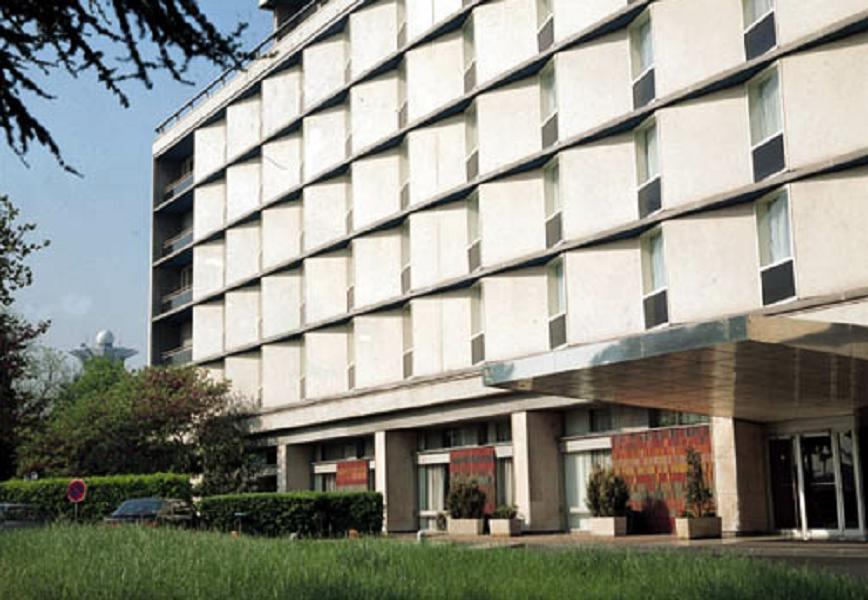
#> input picture test_images/building.jpg, 868 x 600 px, found by its file name
$ python hough_lines.py
#> lines starting #> are read from the running program, lines starting #| are printed output that depends on the picture; after the words box and inside, x2 and y2 are one past the last pixel; in counts of white or black regions, pixels touching at a corner belong together
import cv2
import numpy as np

cv2.samples.addSamplesDataSearchPath("test_images")

img = cv2.imread(cv2.samples.findFile("building.jpg"))
#> img is the input picture: shape (600, 868, 3); mean B, G, R 133.7, 143.6, 142.9

cv2.imshow("Original", img)

img_gray = cv2.cvtColor(img, cv2.COLOR_BGR2GRAY)
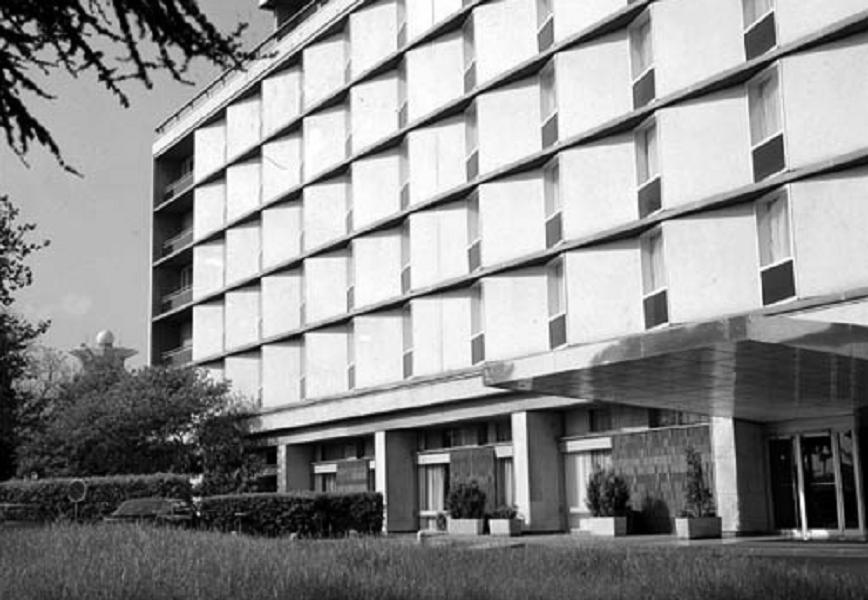
#> img_gray: shape (600, 868); min 0, max 255, mean 142.3

cv2.imshow("Gray", img_gray)

img_edge = cv2.Canny(img_gray, 50, 200)
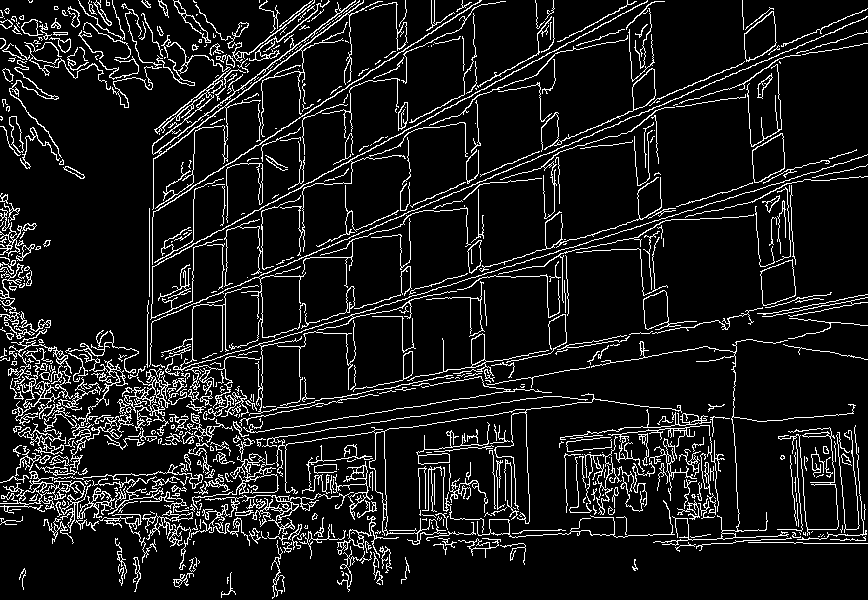
#> img_edge: shape (600, 868); 10.1% white in thin lines or dots

cv2.imshow("Edges", img_edge)

cv2.namedWindow("Hough Lines")
def do_nothing(value):
    pass
cv2.createTrackbar("Threshold", "Hough Lines", 50, 200, do_nothing)

while True:
    img_out = img.copy()
    thresh = cv2.getTrackbarPos("Threshold", "Hough Lines")
    lines = cv2.HoughLinesP(img_edge,1,np.pi/180, thresh )

    if lines is not None:
        for line in lines:
            line = line[0]
            cv2.line(img_out, (line[0],line[1]), (line[2],line[3]), (255,0,0), 2)
#> this loop made 10791 passes
#> line on passes 1 to 3: [401, 215, 408, 212], [747, 68, 748, 68], [71, 355, 72, 355]
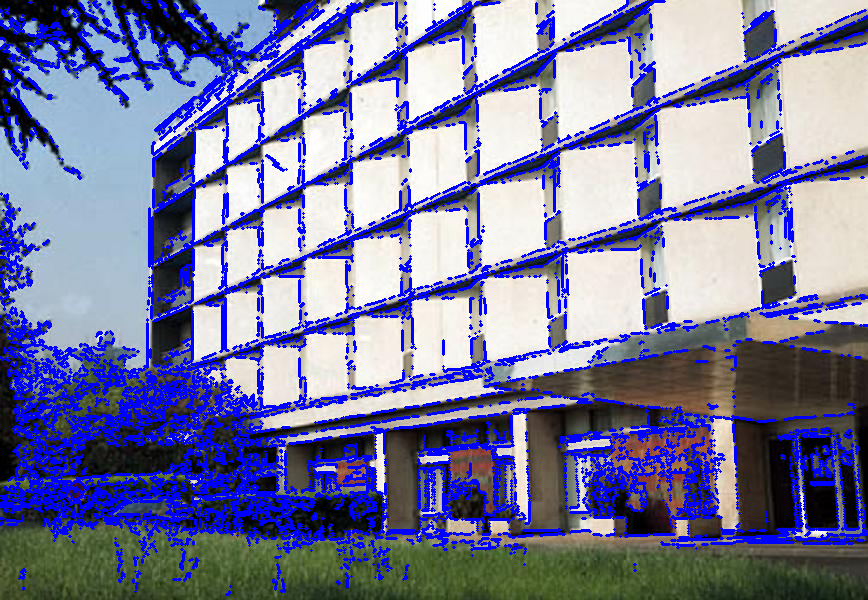
#> img_out: shape (600, 868, 3); 18.23% of pixels changed, all inside (x1, y1, x2, y2) = (0, 0, 868, 596)

    cv2.imshow("Hough Lines", img_out)
    if cv2.waitKey(1) & 0xFF == ord('q'):
#> (key q is pressed here)
        break

$ run again, with test_images/HappyFish.jpg copied over test_images/building.jpg
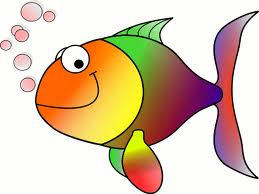
#> input picture test_images/HappyFish.jpg, 259 x 194 px, found by its file name
#> img is the input picture: shape (194, 259, 3); mean B, G, R 170.8, 196.4, 219.3
#> `img_edge = cv2.Canny(img_gray, 50, 200)`:
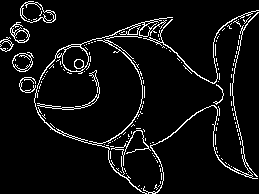
#> img_edge: shape (194, 259); 6.4% white in thin lines or dots
#> lines = 28 rows, first 6: [98, 38, 107, 36], [106, 38, 117, 36], [149, 28, 150, 29], [146, 25, 146, 25], [177, 55, 197, 75], [162, 29, 162, 29]
#> the loop `for line in lines:` made 28 passes
#> after the loop `for line in lines:`:
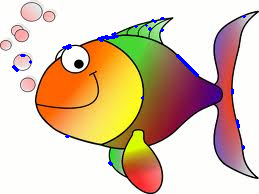
#> img_out: shape (194, 259, 3); 0.88% of pixels changed, all inside (x1, y1, x2, y2) = (12, 15, 246, 166)
